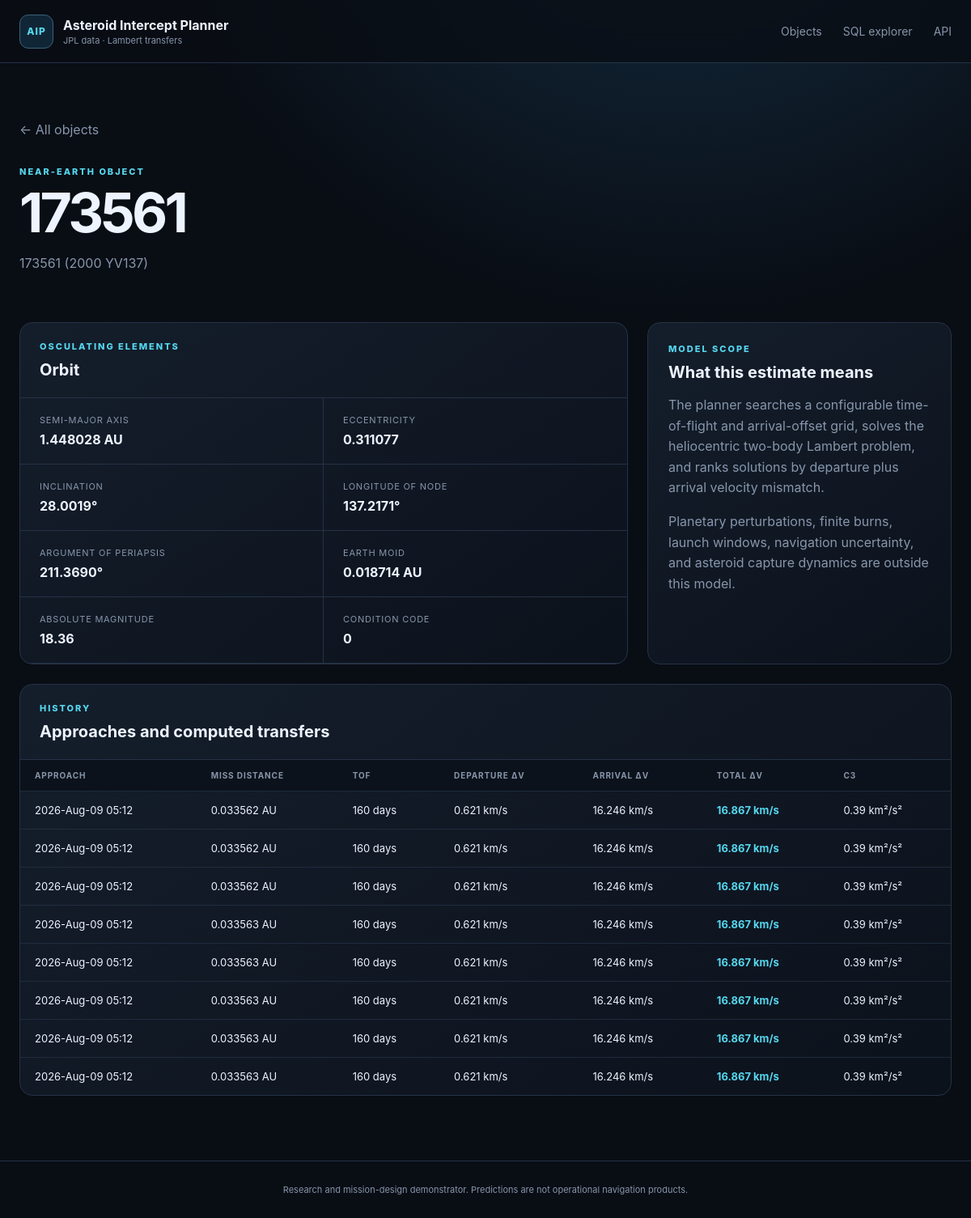
Screenshot of /asteroid/173561 with the database file from the repository.
### tables this page shows
CREATE TABLE orbital_elements (
    designation TEXT PRIMARY KEY REFERENCES asteroids(designation) ON DELETE CASCADE,
    epoch_jd_tdb REAL,
    semi_major_axis_au REAL NOT NULL,
    eccentricity REAL NOT NULL,
    inclination_deg REAL NOT NULL,
    raan_deg REAL NOT NULL,
    arg_periapsis_deg REAL NOT NULL,
    mean_anomaly_deg REAL,
    perihelion_time_jd_tdb REAL,
    perihelion_distance_au REAL,
    aphelion_distance_au REAL,
    orbital_period_days REAL,
    earth_moid_au REAL,
    condition_code TEXT,
    orbit_id TEXT,
    source TEXT NOT NULL,
    updated_at TEXT NOT NULL
);

CREATE TABLE asteroids (
    designation TEXT PRIMARY KEY,
    fullname TEXT,
    absolute_magnitude_h REAL,
    diameter_km REAL,
    first_seen_at TEXT NOT NULL,
    updated_at TEXT NOT NULL
);

CREATE TABLE intercept_plans (
    plan_id INTEGER PRIMARY KEY AUTOINCREMENT,
    approach_id INTEGER NOT NULL REFERENCES close_approaches(approach_id) ON DELETE CASCADE,
    method TEXT NOT NULL,
    departure_jd_tdb REAL NOT NULL,
    arrival_jd_tdb REAL NOT NULL,
    tof_days REAL NOT NULL,
    departure_dv_kms REAL NOT NULL,
    arrival_dv_kms REAL NOT NULL,
    total_dv_kms REAL NOT NULL,
    c3_km2_s2 REAL,
    leo_departure_dv_kms REAL,
    polyline_json TEXT,
    computed_at TEXT NOT NULL,
    UNIQUE (approach_id, method)
);

CREATE TABLE close_approaches (
    approach_id INTEGER PRIMARY KEY AUTOINCREMENT,
    designation TEXT NOT NULL REFERENCES asteroids(designation) ON DELETE CASCADE,
    body TEXT NOT NULL DEFAULT 'Earth',
    close_approach_jd_tdb REAL NOT NULL,
    close_approach_text TEXT,
    distance_au REAL NOT NULL,
    distance_min_au REAL,
    distance_max_au REAL,
    relative_velocity_kms REAL,
    hyperbolic_excess_velocity_kms REAL,
    time_uncertainty TEXT,
    ingested_at TEXT NOT NULL,
    UNIQUE (designation, body, close_approach_jd_tdb)
);

### app/web.py (the view)
    @application.route("/asteroid/<designation>")
    def asteroid_detail(designation: str):
        asteroid = get_asteroid(designation, settings.database_path)
        if asteroid is None:
            return render_template("not_found.html", designation=designation), 404
        return render_template(
            "detail.html",
            asteroid=asteroid,
            approaches=asteroid_approaches(designation, settings.database_path),
        )

### app/database.py (called while the page is built)
def _dict_row(cursor: sqlite3.Cursor, row: tuple[Any, ...]) -> dict[str, Any]:
    return {column[0]: row[index] for index, column in enumerate(cursor.description)}

@contextmanager
def connect(path: Path | None = None) -> Iterator[sqlite3.Connection]:
    database_path = Path(path or get_settings().database_path)
    database_path.parent.mkdir(parents=True, exist_ok=True)
    connection = sqlite3.connect(database_path, timeout=30)
    connection.row_factory = _dict_row
    connection.execute("PRAGMA foreign_keys = ON")
    connection.execute("PRAGMA busy_timeout = 30000")
    try:
        yield connection
    finally:
        connection.close()

def initialize_database(path: Path | None = None) -> Path:
    database_path = Path(path or get_settings().database_path)
    schema = Path(__file__).with_name("schema.sql").read_text(encoding="utf-8")
    with connect(database_path) as connection:
        schema_version = int(connection.execute("PRAGMA user_version").fetchone()["user_version"])
        if schema_version < 2:
            connection.executescript(schema)
            connection.commit()
    return database_path

def fetch_all(
    query: str, params: Sequence[Any] = (), path: Path | None = None
) -> list[dict[str, Any]]:
    initialize_database(path)
    with connect(path) as connection:
        return connection.execute(query, params).fetchall()

def fetch_one(
    query: str, params: Sequence[Any] = (), path: Path | None = None
) -> dict[str, Any] | None:
    rows = fetch_all(query, params, path)
    return rows[0] if rows else None

def get_asteroid(designation: str, path: Path | None = None) -> dict[str, Any] | None:
    return fetch_one(
        """
        SELECT a.*, oe.*
        FROM asteroids a
        LEFT JOIN orbital_elements oe USING(designation)
        WHERE a.designation = ?
        """,
        (designation,),
        path,
    )

def asteroid_approaches(designation: str, path: Path | None = None) -> list[dict[str, Any]]:
    return fetch_all(
        """
        SELECT ca.*, ip.*
        FROM close_approaches ca
        LEFT JOIN intercept_plans ip USING(approach_id)
        WHERE ca.designation = ?
        ORDER BY ca.close_approach_jd_tdb DESC
        """,
        (designation,),
        path,
    )

### app/templates/detail.html (shortened to what this page needs)
{% extends "base.html" %}
{% block content %}
<section class="detail-hero">
  <a class="back" href="{{ url_for('index') }}">← All objects</a>
  <p class="eyebrow">NEAR-EARTH OBJECT</p>
  <h1>{{ asteroid.designation }}</h1>
  <p>{{ asteroid.fullname or 'JPL small-body designation' }}</p>
</section>
<section class="detail-grid">
  <article class="panel">
    <div class="panel-header"><div><p class="eyebrow">OSCULATING ELEMENTS</p><h2>Orbit</h2></div></div>
    <dl class="spec-grid">
      <div><dt>Semi-major axis</dt><dd>{{ asteroid.semi_major_axis_au|number(6) }} AU</dd></div>
      <div><dt>Eccentricity</dt><dd>{{ asteroid.eccentricity|number(6) }}</dd></div>
      <div><dt>Inclination</dt><dd>{{ asteroid.inclination_deg|number(4) }}°</dd></div>
      <div><dt>Longitude of node</dt><dd>{{ asteroid.raan_deg|number(4) }}°</dd></div>
      <div><dt>Argument of periapsis</dt><dd>{{ asteroid.arg_periapsis_deg|number(4) }}°</dd></div>
      <div><dt>Earth MOID</dt><dd>{{ asteroid.earth_moid_au|number(6) }} AU</dd></div>
      <div><dt>Absolute magnitude</dt><dd>{{ asteroid.absolute_magnitude_h|number(2) }}</dd></div>
      <div><dt>Condition code</dt><dd>{{ asteroid.condition_code or '—' }}</dd></div>
    </dl>
  </article>
  <article class="panel note-card">
    <p class="eyebrow">MODEL SCOPE</p>
    <h2>What this estimate means</h2>
    <p>The planner searches a configurable time-of-flight and arrival-offset grid, solves the heliocentric two-body Lambert problem, and ranks solutions by departure plus arrival velocity mismatch.</p>
    <p>Planetary perturbations, finite burns, launch windows, navigation uncertainty, and asteroid capture dynamics are outside this model.</p>
  </article>
</section>
<section class="panel">
  <div class="panel-header"><div><p class="eyebrow">HISTORY</p><h2>Approaches and computed transfers</h2></div></div>
  <div class="table-wrap"><table>
    <thead><tr><th>Approach</th><th>Miss distance</th><th>TOF</th><th>Departure Δv</th><th>Arrival Δv</th><th>Total Δv</th><th>C3</th></tr></thead>
    <tbody>{% for row in approaches %}<tr>
      <td>{{ row.close_approach_text or row.close_approach_jd_tdb }}</td>
      <td>{{ row.distance_au|number(6) }} AU</td>
      <td>{{ row.tof_days|number(0) }} days</td>
      <td>{{ row.departure_dv_kms|number(3) }} km/s</td>
      <td>{{ row.arrival_dv_kms|number(3) }} km/s</td>
      <td><strong class="accent">{{ row.total_dv_kms|number(3) }} km/s</strong></td>
      <td>{{ row.c3_km2_s2|number(2) }} km²/s²</td>
    </tr>{% endfor %}</tbody>
  </table></div>
</section>
{% endblock %}

### app/static/style.css (style rules this page uses)
:root { --bg:#090d14;--surface:#101722;--surface-2:#151f2d;--line:#253246;--text:#edf4ff;--muted:#8796ab;--cyan:#56d7ef;--green:#67e8b5;--orange:#ffad66;--max:1440px;font-family:Inter,ui-sans-serif,system-ui,-apple-system,BlinkMacSystemFont,"Segoe UI",sans-serif;color-scheme:dark }
* { box-sizing:border-box }
body { margin:0;background:radial-gradient(circle at 70% -20%,#16334a 0,transparent 35%),var(--bg);color:var(--text);min-height:100vh }
.eyebrow { font-size:11px;letter-spacing:.18em;color:var(--cyan);font-weight:800;margin:0 0 10px }
.hero h1,.detail-hero h1 { font-size:clamp(42px,6vw,82px);line-height:.98;margin:0;letter-spacing:-.055em }
.hero>div>p:last-child,.detail-hero>p:last-child { color:var(--muted);max-width:680px;line-height:1.65 }
.panel { border:1px solid var(--line);background:linear-gradient(145deg,rgba(21,31,45,.93),rgba(12,18,28,.93));border-radius:16px;overflow:hidden }
.panel-header { padding:22px 24px;border-bottom:1px solid var(--line);display:flex;align-items:center;justify-content:space-between;gap:24px }
.panel-header h2,.note-card h2,.table-list h2 { margin:0;font-size:20px }
.table-wrap { overflow:auto }
table { width:100%;border-collapse:collapse;font-size:13px }
th { text-align:left;color:var(--muted);font-size:10px;text-transform:uppercase;letter-spacing:.09em;padding:13px 18px;background:#0c121b;white-space:nowrap }
td { border-top:1px solid rgba(37,50,70,.75);padding:15px 18px;white-space:nowrap }
.object-link:hover,.accent { color:var(--cyan) }
.detail-hero { padding:30px 0 44px }
.detail-hero h1 { font-size:68px }
.back { display:inline-block;margin-bottom:35px;color:var(--muted);text-decoration:none }
.detail-grid { display:grid;grid-template-columns:2fr 1fr;gap:24px;margin-bottom:24px }
.spec-grid { display:grid;grid-template-columns:repeat(2,1fr);margin:0 }
.spec-grid div { padding:20px 24px;border-bottom:1px solid var(--line) }
.spec-grid div:nth-child(odd) { border-right:1px solid var(--line) }
dt { color:var(--muted);font-size:11px;text-transform:uppercase;letter-spacing:.07em }
dd { margin:7px 0 0;font-weight:700 }
.note-card { padding:25px }
.note-card p:not(.eyebrow) { color:var(--muted);line-height:1.6 }

### rows the page displays
orbital_elements: designation "173561", semi_major_axis_au|number "1.448028", eccentricity|number "0.311077", inclination_deg|number "28.0019", raan_deg|number "137.2171", arg_periapsis_deg|number "211.3690", earth_moid_au|number "0.018714", condition_code "0"
asteroids: fullname "173561 (2000 YV137)", absolute_magnitude_h|number "18.36"
intercept_plans: close_approach_text "2026-Aug-09 05:12", distance_au|number "0.033562", tof_days|number "160", departure_dv_kms|number "0.621", arrival_dv_kms|number "16.246", total_dv_kms|number "16.867", c3_km2_s2|number "0.39"
intercept_plans: close_approach_text "2026-Aug-09 05:12", distance_au|number "0.033562", tof_days|number "160", departure_dv_kms|number "0.621", arrival_dv_kms|number "16.246", total_dv_kms|number "16.867", c3_km2_s2|number "0.39"
intercept_plans: close_approach_text "2026-Aug-09 05:12", distance_au|number "0.033562", tof_days|number "160", departure_dv_kms|number "0.621", arrival_dv_kms|number "16.246", total_dv_kms|number "16.867", c3_km2_s2|number "0.39"
intercept_plans: close_approach_text "2026-Aug-09 05:12", distance_au|number "0.033563", tof_days|number "160", departure_dv_kms|number "0.621", arrival_dv_kms|number "16.246", total_dv_kms|number "16.867", c3_km2_s2|number "0.39"
intercept_plans: close_approach_text "2026-Aug-09 05:12", distance_au|number "0.033563", tof_days|number "160", departure_dv_kms|number "0.621", arrival_dv_kms|number "16.246", total_dv_kms|number "16.867", c3_km2_s2|number "0.39"
intercept_plans: close_approach_text "2026-Aug-09 05:12", distance_au|number "0.033563", tof_days|number "160", departure_dv_kms|number "0.621", arrival_dv_kms|number "16.246", total_dv_kms|number "16.867", c3_km2_s2|number "0.39"
intercept_plans: close_approach_text "2026-Aug-09 05:12", distance_au|number "0.033563", tof_days|number "160", departure_dv_kms|number "0.621", arrival_dv_kms|number "16.246", total_dv_kms|number "16.867", c3_km2_s2|number "0.39"
intercept_plans: close_approach_text "2026-Aug-09 05:12", distance_au|number "0.033563", tof_days|number "160", departure_dv_kms|number "0.621", arrival_dv_kms|number "16.246", total_dv_kms|number "16.867", c3_km2_s2|number "0.39"
